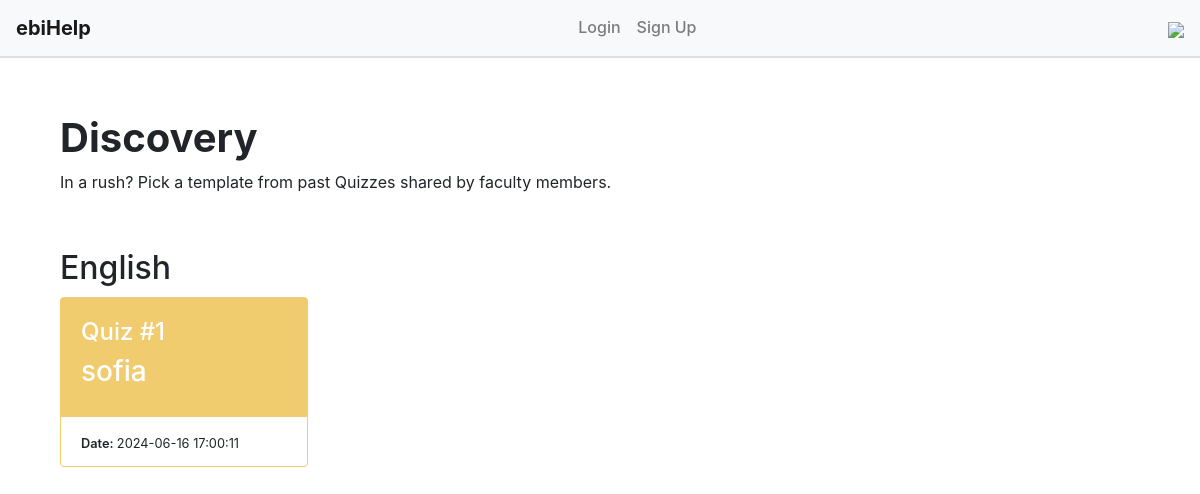
/discovery, run on an earlier commit of the app's database.
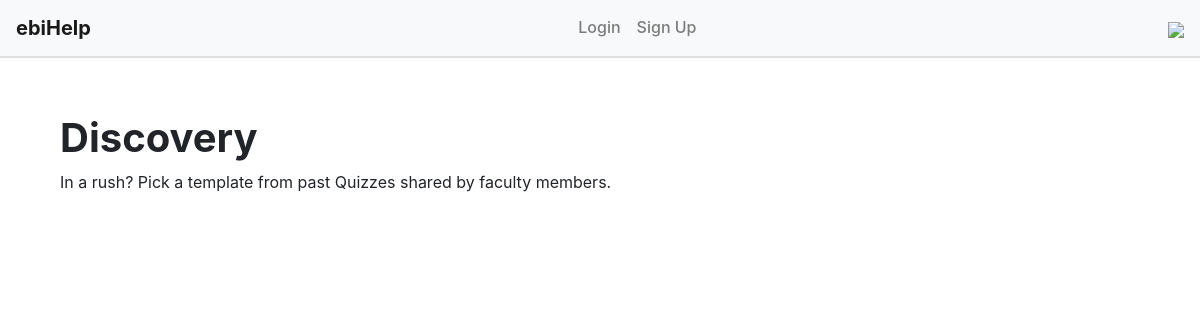
And on a later commit of the database.
### website/models.py (models this page shows)
class Quiz(db.Model):
    id = db.Column(db.Integer, primary_key= True)  #creating unique id for quiz
    title = db.Column(db.String(100), nullable=False) #nullable=false means not accepting null values
    description = db.Column(db.String(200)) #actually instructions for the quiz, should appear before student answers quiz
    subject = db.Column(db.String(100), nullable= False)
    questions = db.relationship('Question', backref ='quiz', lazy=True)
    date_created = db.Column(db.DateTime(timezone=True), default=func.now())
    user_id = db.Column(db.Integer, db.ForeignKey('user.id'), nullable=False)
    user = db.relationship('User', backref=db.backref('tutor', lazy=True))

class User(db.Model, UserMixin):
    id = db.Column(db.Integer, primary_key=True)
    email = db.Column(db.String(150), unique=True)
    password = db.Column(db.String(150))
    full_name = db.Column(db.String(150))

### website/teacher.py (the view)
@teacher.route('/discovery', methods = ['GET','POST'])
def discovery():
    quizzes = Quiz.query.all()
    return render_template('discovery.html', quizzes=quizzes, user=current_user)

### website/templates/discovery.html
{% extends "base.html" %} {% block title %}Discovery{% endblock %}
{% block content %}
<div class="container" style="margin-top: 5%; margin-bottom: 5%">
    <h1 style="font-weight: bold;">Discovery</h1>
    <p>In a rush? Pick a template from past Quizzes shared by faculty members.</p>
</div>
<div class="container">
    {% set sorted_quizzes = quizzes|sort(attribute='subject') %}
    {% for subject, subject_quizzess in sorted_quizzes|groupby('subject') %}
        <div>
            <h2 style="margin-bottom: -15px ;">{{ subject }}</h2><br>
        </div>
            <div class="row" style="margin-bottom: 2%;">
                {% for quiz in subject_quizzess %}
                <div class="col-lg-3" style="margin-top: 1px;">
                    <div class="card h-80" style="background-color: #F0CC6F;border-color: #F0CC6F; margin-bottom: 4%">
                        <a class="card-body" href="{{ url_for('question.view_quiz', quiz_id=quiz.id) }}">
                            <h4 style="color: white;">Quiz #{{ quiz.id }}</h4>
                            <h3 style="color: white;">{{ quiz.user.full_name }}</h3>
                        </a>
                        <div class="card-footer"  style="background-color: white;border-color: white;">
                            <small style="font-weight: 600;">Date: </small><small> {{quiz.date_created}}</small>
                        </div>
                    </div>
                </div>
                {% endfor %}
            </div>
    {% endfor %}
</div>
{% endblock %}

### website/templates/base.html (shortened to what this page needs)
<!DOCTYPE html>
<html>
    <head>
        <link
         rel="stylesheet"
         href="https://stackpath.bootstrapcdn.com/bootstrap/4.4.1/css/bootstrap.min.css"
         />
         <link
         rel="stylesheet"
         href="https://stackpath.bootstrapcdn.com/font-awesome/4.7.0/css/font-awesome.min.css"
       />
      </head>
      <body>
        <nav class="navbar navbar-expand-lg navbar-light bg-light" style="border-bottom: 2px solid #DFDFDF; margin-bottom: 0px;">
          <a class="navbar-brand mb-0 h1" id="home" href="/" style="font-weight: bold;">ebiHelp</a>
          <div class="collapse navbar-collapse" id="navbar">
            <div class="navbar-nav mx-auto h6">
                  {% if user.is_authenticated %}
                  <a class="nav-item nav-link" id="myquiz" href="/my-quiz">My Quiz</a>
                  <a class="nav-item nav-link" id="createquiz" href="/create-quiz">Create Quiz</a>
                  <a class="nav-item nav-link" id="discovery" href="/discovery">Discovery</a>
                  <a class="nav-item nav-link" id="admin" href="/admin_home">Admin</a>
                  <a class="btn btn-outline-dark btn-sm nav-item" id="logout" href="/logout">Logout</a>
                  {% else %}
                  <a class="nav-item nav-link" id="login" href="/login">Login</a>
                  <a class="nav-item nav-link" id="signUp" href="/sign-up">Sign Up</a>
                  {% endif %}
            </div>
          </div>
          <a href="https://lh3.googleusercontent.com/drive-viewer/AKGpihZJ1wizNwY3l5B-yGbILNKPzvQ0AwYSd99j86k7N64nKupTUvxEl0NLdy0NJwmx6OV121ebw2YN1DMWwxmY77MkZwefAjLnlA=s2560?source=screenshot.guru"> <img src="https://lh3.googleusercontent.com/drive-viewer/AKGpihZJ1wizNwY3l5B-yGbILNKPzvQ0AwYSd99j86k7N64nKupTUvxEl0NLdy0NJwmx6OV121ebw2YN1DMWwxmY77MkZwefAjLnlA=s2560" /> </a>
      </nav>
          <div class="container">{% block content %} {% endblock %}</div>
    </body>
</html>

What changed in the data, as far as the page shows it:
removed Quiz: subject "English", id "1", user.full_name "sofia", date_created "2024-06-16 17:00:11"
